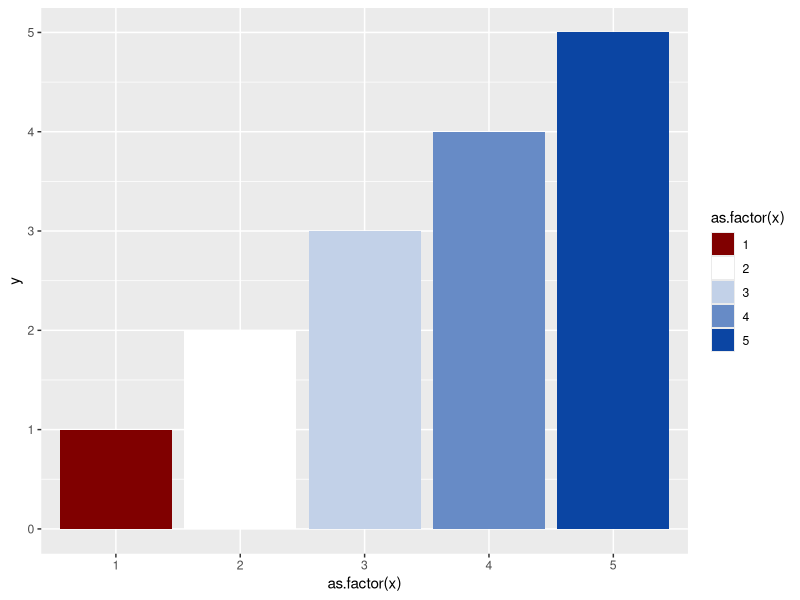
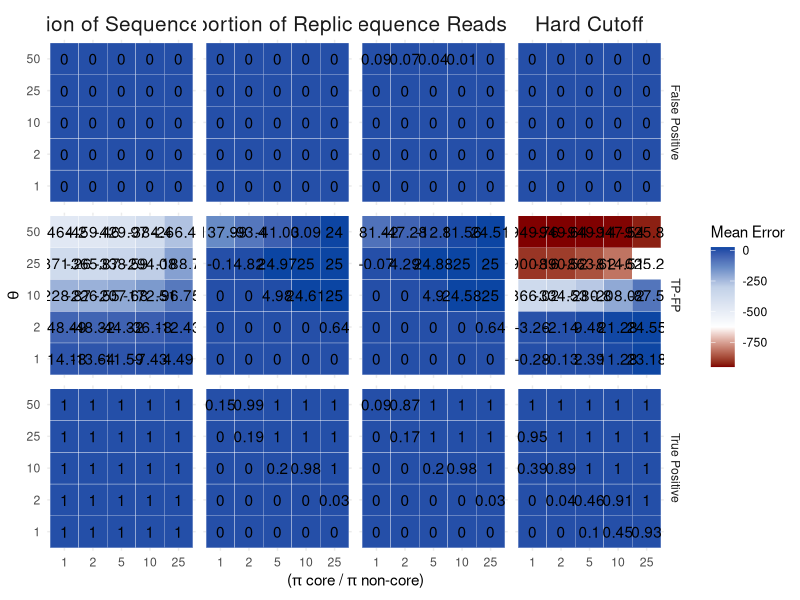
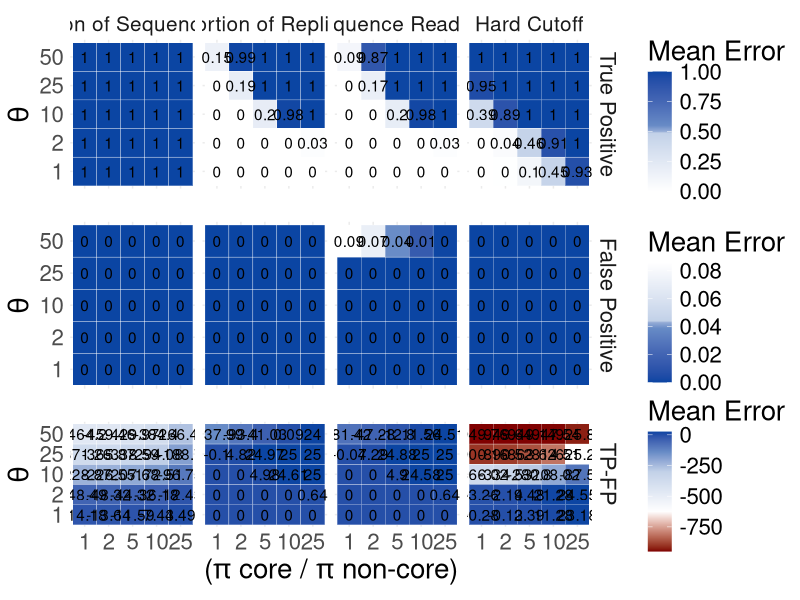

R code for these plots, in order:
## ---- chunk 1
library(MCMCpack)
library(tidyverse)
library(ggplot2)
library(RColorBrewer)
library(gridExtra)
## ---- chunk 2
# set the structure of our simlulated taxa table (not proritions of taxa, just rows by columns and expected core)
ntaxa<-1000
ncore<-25
nsites<-50
nreads<-2e06
nsims<-250
## ---- chunk 3
corenoncoreratio<-c(1,2,5,10,25)
p.core<-corenoncoreratio/(ntaxa - ncore + corenoncoreratio*ncore)
p.noncore<-( 1-(p.core*ncore) )/ (ntaxa - ncore)

theta<-c(1, 2, 10, 25, 50) #intensity parameter
## ---- chunk 4
## do a set of simulations across input parameter values and number of replicates ------
## set up the storage of input and output for the 25 simulation conditions
## quantify TP (true positives) and FP (false positives)
sim.df<-data.frame(expand.grid(corenoncoreratio=corenoncoreratio, theta=theta), 
           p.core=rep(p.core, length(theta)), 
           p.noncore=rep(p.noncore, length(theta)),

          HardCut_TP= numeric(length(p.core) * length(theta)),
          PropRead_TP = numeric(length(p.core) * length(theta)),
          PropReps_TP = numeric(length(p.core) * length(theta)),
          PropReadReps_TP = numeric(length(p.core) * length(theta)),
          HardCut_FP= numeric(length(p.core) * length(theta)),
          PropRead_FP = numeric(length(p.core) * length(theta)),
          PropReps_FP = numeric(length(p.core) * length(theta)),
          PropReadReps_FP = numeric(length(p.core) * length(theta)),
          HardCut_FP_num= numeric(length(p.core) * length(theta)),
          PropRead_FP_num = numeric(length(p.core) * length(theta)),
          PropReps_FP_num = numeric(length(p.core) * length(theta)),
          PropReadReps_FP_num = numeric(length(p.core) * length(theta)),
          HardCut_TP_num= numeric(length(p.core) * length(theta)),
          PropRead_TP_num = numeric(length(p.core) * length(theta)),
          PropReps_TP_num = numeric(length(p.core) * length(theta)),
          PropReadReps_TP_num = numeric(length(p.core) * length(theta))
           )
           #error2.5 = numeric(length(p.core) * length(theta)),
           #error97.5 = numeric(length(p.core) * length(theta)))

#sim.df
## ---- chunk 5
for(trt in 1:(nrow(sim.df))){
    
    # create empty vectors to store output for each method for every simulation
    tmp.err.HardCutTP <-  numeric(nsims)
    tmp.err.PropReadTP <- numeric(nsims)
    tmp.err.PropRepsTP <- numeric(nsims)
    tmp.err.PropReadRepsTP <- numeric(nsims)
    tmp.err.HardCutFP <-  numeric(nsims)
    tmp.err.PropReadFP <- numeric(nsims)
    tmp.err.PropRepsFP <- numeric(nsims)
    tmp.err.PropReadRepsFP <- numeric(nsims)
    #tmp.err.HardCutTP_num <-  numeric(nsims)
    #tmp.err.PropReadTP_num <- numeric(nsims)
    #tmp.err.PropRepsTP_num <- numeric(nsims)
    #tmp.err.PropReadRepsTP_num <- numeric(nsims)
    #tmp.err.HardCutFP_num <-  numeric(nsims)
    #tmp.err.PropReadFP_num <- numeric(nsims)
    #tmp.err.PropRepsFP_num <- numeric(nsims)
    #tmp.err.PropReadRepsFP_num <- numeric(nsims)
  for(i in 1:nsims){
    # create a single OTU table for all four methods to be compared against
    replicateSim <- round(rdirichlet(nsites, c(rep(sim.df$p.core[trt] * sim.df$theta[trt], ncore), 
                                               rep(sim.df$p.noncore[trt] * sim.df$theta[trt], ntaxa-ncore))) * nreads)
    
    # find true and false positives
    # true positives are those that meet in the criterion in the first 1:ncore taxa.  The remaining taxa are not part of the core, so any taxa meeting the criterion in that set are false positives
    
    # hard cut off method
    # tmp.err.HardCut[i] <-  sum(colSums((replicateSim >= 25)) >= 5) - ncore
    tmp.err.HardCutTP[i] <-  sum((colSums((replicateSim >= 25)) >= 5)[1:ncore])
    tmp.err.HardCutFP[i] <-  sum((colSums((replicateSim >= 25)) >= 5)[(ncore+1):ntaxa])

    # Prop reads
    #tmp.err.PropRead[i] <- sum(cumsum(sort(colSums(replicateSim)/sum(rowSums(replicateSim))))>=0.25)  - ncore
    tmp.err.PropReadTP[i] <- sum((cumsum(sort(colSums(replicateSim)/sum(rowSums(replicateSim)), decreasing = T))<= 0.75)[1:ncore])
    tmp.err.PropReadFP[i] <- sum((cumsum(sort(colSums(replicateSim)/sum(rowSums(replicateSim)), decreasing = T))<= 0.75)[(ncore+1):ntaxa])  
   
     # Prop Reps
    #tmp.err.PropReps[i] <- sum(colSums(replicateSim)>10*nrow(replicateSim))  - ncore
    #Sites in rows, otus in Columns
    tmp.err.PropRepsTP[i] <- sum((colSums(replicateSim>0) >= (0.5 * nsites))[1:ncore])  
    tmp.err.PropRepsFP[i] <- sum((colSums(replicateSim>0) >= (0.5 * nsites))[(ncore+1):ntaxa])   
    
    # Proportion of reps and reads
    #tmp.err.PropReadReps[i] <- sum((colSums(replicateSim>0) >= (0.5 * nsites)) & (colSums(replicateSim) >= sum(replicateSim) * 1/1000) )  - ncore
    tmp.err.PropReadRepsTP[i] <- sum(((colSums(replicateSim>0) >= (0.5 * nsites)) & (colSums(replicateSim) >= sum(replicateSim) * 1/1000) )[1:ncore]) 
    tmp.err.PropReadRepsFP[i] <- sum(((colSums(replicateSim>0) >= (0.5 * nsites)) & (colSums(replicateSim) >= sum(replicateSim) * 1/1000) )[(ncore+1):ntaxa]) 
  }
  
  # fill the dataframe from the chunk above with these values for later plotting
  sim.df$HardCut_TP[trt] <- mean(tmp.err.HardCutTP) / ncore
  sim.df$PropRead_TP[trt] <- mean(tmp.err.PropReadTP) / ncore
  sim.df$PropReps_TP[trt] <- mean(tmp.err.PropRepsTP) / ncore
  sim.df$PropReadReps_TP[trt] <- mean(tmp.err.PropReadRepsTP) / ncore
  
  sim.df$meanerrorHardCut_FP[trt] <- mean(tmp.err.HardCutFP) / (ntaxa - ncore)
  sim.df$meanerrorPropRead_FP[trt] <- mean(tmp.err.PropReadFP) / (ntaxa - ncore)
  sim.df$meanerrorPropReps_FP[trt] <- mean(tmp.err.PropRepsFP) / (ntaxa - ncore)
  sim.df$PropReadReps_FP[trt] <- mean(tmp.err.PropReadRepsFP) / (ntaxa - ncore)
  
  sim.df$HardCut_TP_num[trt] <- mean(tmp.err.HardCutTP) 
sim.df$PropRead_TP_num[trt] <- mean(tmp.err.PropReadTP) 
  sim.df$PropReps_TP_num[trt] <- mean(tmp.err.PropRepsTP) 
  sim.df$PropReadReps_TP_num[trt] <- mean(tmp.err.PropReadRepsTP) 
  
  sim.df$meanerrorHardCut_FP_num[trt] <- mean(tmp.err.HardCutFP) 
  sim.df$meanerrorPropRead_FP_num[trt] <- mean(tmp.err.PropReadFP) 
  sim.df$meanerrorPropReps_FP_num[trt] <- mean(tmp.err.PropRepsFP) 
  sim.df$PropReadReps_FP_num[trt] <- mean(tmp.err.PropReadRepsFP)
}
## ---- chunk 6
myPalette <- c("#800000", "#ffffff", "#C2D1E8", "#678BC6", "#0b45a3")
myPalette2 <- c("#ffffff", "#C2D1E8", "#678BC6", "#0b45a3")
myPalette3 <- c("#ffffff", "#C2D1E8")

df <- data.frame(x = c(1,2,3,4,5), y = c(1,2,3,4,5))

ggplot(df, aes(x = as.factor(x), y = y)) +
  geom_bar(stat = "identity", aes(fill = as.factor(x))) +
  scale_fill_manual(values = myPalette)
## ---- chunk 7
library(tidyverse)

sim.df$HardCut_ratio <- sim.df$HardCut_TP_num - sim.df$meanerrorHardCut_FP_num
sim.df$PropRead_ratio <- sim.df$PropRead_TP_num - sim.df$meanerrorPropRead_FP_num
sim.df$PropReps_ratio <- sim.df$PropReps_TP_num - sim.df$meanerrorPropReps_FP_num
sim.df$PropReadReps_ratio <- sim.df$PropReadReps_TP_num - sim.df$PropReadReps_FP_num

#(sim.df$HardCut_TP_num - sim.df$meanerrorHardCutFP_num)
#(sim.df$PropRead_TP_num - sim.df$meanerrorPropReadFP_num)
#(sim.df$PropReps_TP_num - sim.df$meanerrorPropRepsFP_num)
#(sim.df$PropReadsReps_TP_num - sim.df$PropReadReps_FP_num)

#sim.df$meanerrorHardCutFP <- sim.df$meanerrorHardCutFP
#sim.df$meanerrorPropReadFP <- sim.df$meanerrorPropReadFP
#sim.df$meanerrorPropRepsFP <-  sim.df$meanerrorPropRepsFP
#sim.df$PropReadReps_FP <-  sim.df$PropReadReps_FP


#sim.df$HardCut_TP <- sim.df$HardCut_TP 
#sim.df$PropRead_TP <- sim.df$PropRead_TP 
#sim.df$PropReps_TP <- sim.df$PropReps_TP 
#sim.df$PropReadsReps_TP <- sim.df$PropReadsReps_TP
## ---- chunk 8
sim.df_all <- sim.df %>%
# new column a name, new column b name, what do we want the values of
  gather(method, mean, c(5:8, 9:12, 27:30)) %>%
  separate(method, into = c('method', 'error'), sep = "_")
  #gather(method, mean, c(5:16,21:24)) %>%
  #gather(method, mean2, 21:24) %>%
  # clean up the first column names to not have their underscore suffixes
  #separate(method, into = c('method', 'error'), sep = -2, convert = TRUE) 

unique(sim.df_all$method)

sim.df_all$method <- as.factor(sim.df_all$method)
sim.df_all$error <- as.factor(sim.df_all$error)


sim.df_all <- sim.df_all %>%
  # I'm refactoring the levels to have pretty names but
  # if you run 
  # unique(sim.df_all$method)
  # there's 8 levels?? Shouldn't we only have 4??) ##yes, I relabeled the extra columns.
    mutate(method = factor(method, levels = c("HardCut"  ,    "PropRead"   ,  "PropReps"   ,  "PropReadReps"
    ), labels = c("Hard Cutoff", "Proportion of Sequence Reads", "Proportion of Replicates", "Proportion of Sequence Reads and Replicates")))


unique(sim.df_all$error)
# I had the code so that we can split on the underscore, then create this error column for if the values are
# FP, TF, of TP but I don't think this works given the new names in the column?
sim.df_all <- sim.df_all %>%
    mutate(error = factor(error, levels = c("FP", "ratio", "TP"), labels = c("False Positive", "TP-FP", "True Positive")))

# By factoring the methods (ordered factor) we can plot them in the order we want rather than alphabetically
sim.df_all$method <- factor(sim.df_all$method, 
                            levels = c("Proportion of Sequence Reads", 
                                       "Proportion of Replicates", 
                                       "Proportion of Sequence Reads and Replicates", 
                                       "Hard Cutoff"))

ggplot(sim.df_all, aes(x = as.factor(corenoncoreratio), y = as.factor(theta))) +
  geom_tile(aes(fill = mean), colour = "white") +
  facet_grid(error~method) +
  theme(legend.text=element_text(size=2)) +
  theme_minimal() +
  scale_fill_gradientn(colours = myPalette, values = scales::rescale(c(-0.5, 0, .5, .75, 1))) +
  geom_text(aes(label = round(sim.df_all$mean, digits = 2))) +
   labs(x = expression(paste("(", pi, " core / ", pi, " non-core)")),
       y = expression(paste(theta)),
       fill = "Mean Error") +
  theme(strip.text.x = element_text(size = 15))
## ---- chunk 9
tp <- sim.df_all %>%
  filter(sim.df_all$error == "True Positive")

tp_plot <- ggplot(tp, aes(x = as.factor(corenoncoreratio), y = as.factor(theta))) +
  geom_tile(aes(fill = mean), colour = "white") +
  facet_grid(error~method) +
  theme(legend.text=element_text(size=2)) +
  theme_minimal() +
  scale_fill_gradientn(colours = myPalette2, values = scales::rescale(c(-1000, -500, -25,0, 100, 500, 1000))) +
  geom_text(aes(label = round(tp$mean, digits = 2))) +
   labs(x = expression(paste("(", pi, " core / ", pi, " non-core)")),
       y = expression(paste(theta)),
       fill = "Mean Error") +
  theme(strip.text.x = element_text(size = 15)) +
    theme(axis.title.x=element_blank(),
        axis.text.x=element_blank(),
        axis.ticks.x=element_blank()) +
    theme(text = element_text(size = 20))
## ---- chunk 10
fp <- sim.df_all %>%
  filter(sim.df_all$error == "False Positive")

fp_plot <- ggplot(fp, aes(x = as.factor(corenoncoreratio), y = as.factor(theta))) +
  geom_tile(aes(fill = mean), colour = "white") +
  facet_grid(error~method) +
  theme(legend.text=element_text(size=2)) +
  theme_minimal() +
    scale_fill_gradientn(colours = myPalette2, values = scales::rescale(c(1000, 500, 25,0, -100, -500, -1000))) +
  geom_text(aes(label = round(fp$mean, digits = 2))) +
   labs(x = expression(paste("(", pi, " core / ", pi, " non-core)")),
       y = expression(paste(theta)),
       fill = "Mean Error") +
  theme(strip.text.x = element_text(size = 0)) +
    theme(axis.title.x=element_blank(),
        axis.text.x=element_blank(),
        axis.ticks.x=element_blank()) +
    theme(text = element_text(size = 20))
## ---- chunk 11
tf <- sim.df_all %>%
  filter(sim.df_all$error == "TP-FP")


tf_plot <- ggplot(tf, aes(x = as.factor(corenoncoreratio), y = as.factor(theta))) +
  geom_tile(aes(fill = mean), colour = "white") +
  facet_grid(error~method) +
  theme(legend.text=element_text(size=2)) +
  theme_minimal() +
  scale_fill_gradientn(colours = myPalette, values = scales::rescale(c(-0.5, 0, .5, .75, 1))) +
  geom_text(aes(label = round(tf$mean, digits = 2))) +
   labs(x = expression(paste("(", pi, " core / ", pi, " non-core)")),
       y = expression(paste(theta)),
       fill = "Mean Error") +
  theme(strip.text.x = element_text(size = 0)) +
  theme(text = element_text(size = 20))
## ---- chunk 12

gridExtra::grid.arrange(tp_plot, fp_plot, tf_plot, nrow = 3)

g <- gridExtra::arrangeGrob(tp_plot, fp_plot, tf_plot, nrow=3) #generates g
ggsave(file="Fig2.pdf", g, width = 25, height = 15) #saves g
